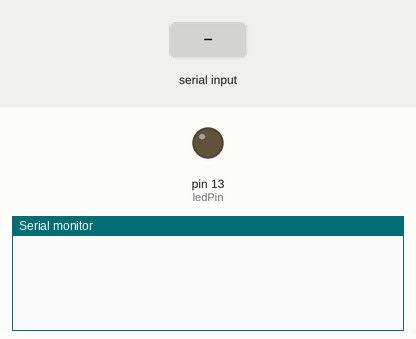
Recording of a sketch running on a simulated Arduino Uno, built with avr-gcc and run on an emulated ATmega328P. Parts: output pins drawn as LEDs (lit = HIGH), the last lines printed to the serial monitor. The inputs (shaded band) are chosen by the test bench.

Above: at 1.2 s.
1.3 s: byte 30 received over Serial
At 1.8 s:
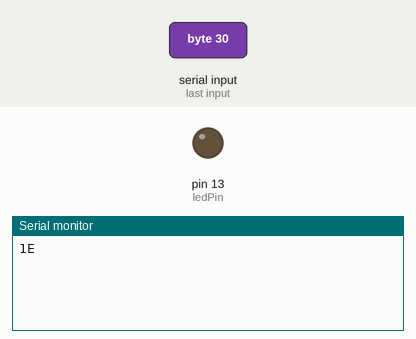
2.8 s: byte 90 received over Serial
At 4.0 s:
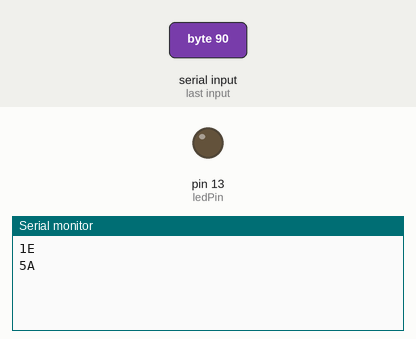
4.3 s: byte 120 received over Serial
At 5.3 s:
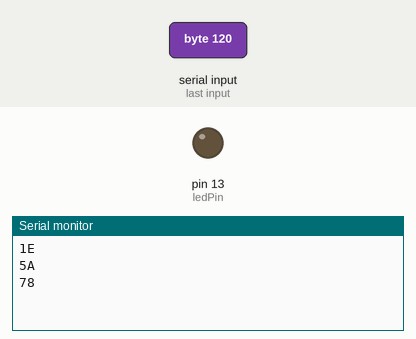

The sketch:

remote_debug.ino
```cpp
char inputSu;
byte inputGiu = 0;
byte inputVar;
int ledPin=13;
void setup() {
  // put your setup code here, to run once:
Serial.begin(9600);
pinMode(ledPin,OUTPUT);
}

void loop() {
  // put your main code here, to run repeatedly:
if(Serial.available()>0){
  inputVar = Serial.read();
  Serial.print(inputVar, HEX);
  Serial.print("\n");
  //delay(3000);
    }
}
```

Measured:
- after the input at 1.3 s, the serial monitor: prints a new line at once (image 1)
- after the input at 2.8 s, the serial monitor: prints a new line at once (image 2)
- after the input at 4.3 s, the serial monitor: prints a new line at once (image 3)
